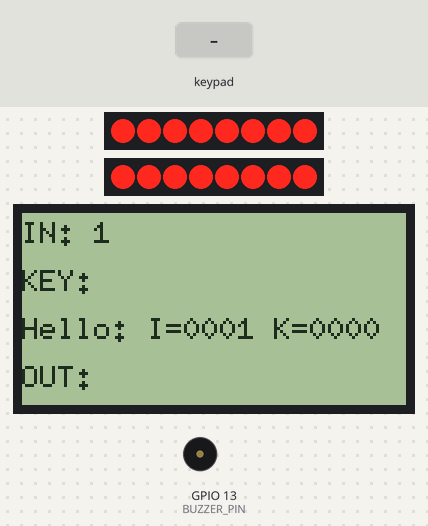
This program was run on a simulated ESP32. Parts: 2 × 8 port-expander outputs drawn as a row of LEDs (first output left, lit = HIGH), 128×64 one-colour display, buzzer (waves = sounding). Wiring (inferred from the names in the program): 4×4 keypad with keys 1 2 3 A 4 5 6 B 7 8 9 C * 0 # D (labels assumed): rows GPIO 14, GPIO 25, GPIO 26, GPIO 27; columns GPIO 36, GPIO 39, GPIO 34, GPIO 35; PCF8574 port expander at I2C address 0x20; PCF8574 port expander at I2C address 0x21. Wiring (inferred from the signals the program sends): 2 × row of LEDs: on Q0, Q1, Q2, Q3, Q4, Q5, Q6, Q7 / on Q0, Q1, Q2, Q3, Q4, Q5, Q6, Q7. The test bench sets the inputs (shaded band). What the program prints to the serial monitor is not drawn.

Above: at 5.3 s.
5.4 s: key '1' pressed
At 6.8 s:
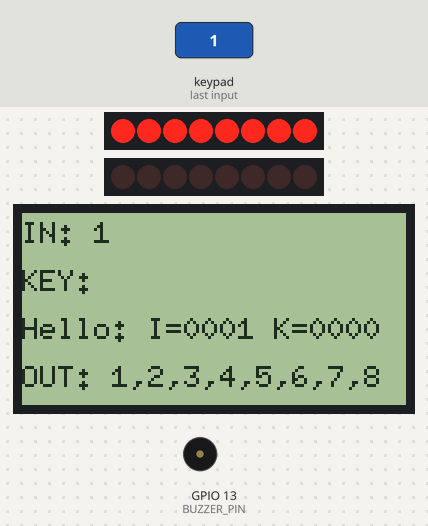
7.2 s: keypad keys 1 2 3 4 pressed 0.4 s apart
At 7.36 s:
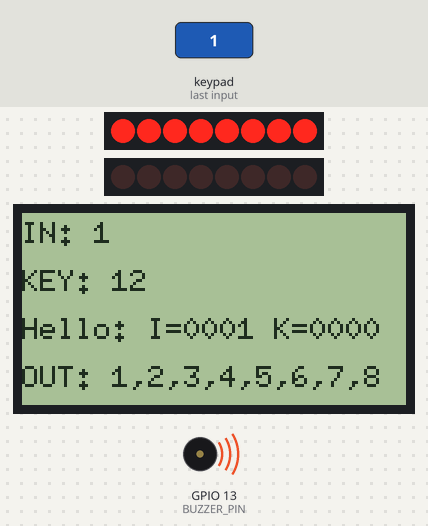
10.3 s: key '2' pressed
At 10.56 s:
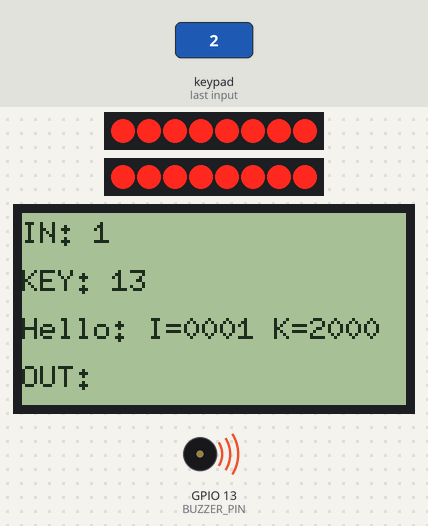
12.0 s: keypad keys 1 2 3 4 # pressed 0.4 s apart
At 12.41 s:
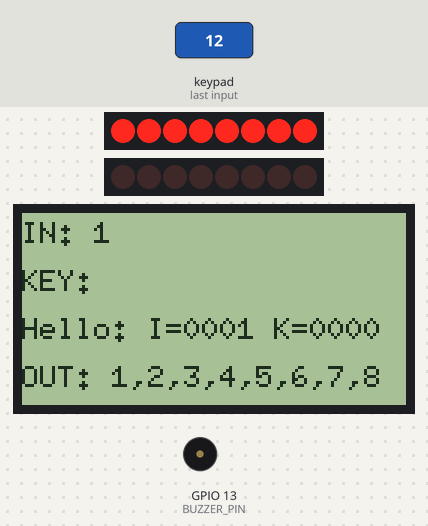
15.5 s: key '3' pressed
At 15.66 s:
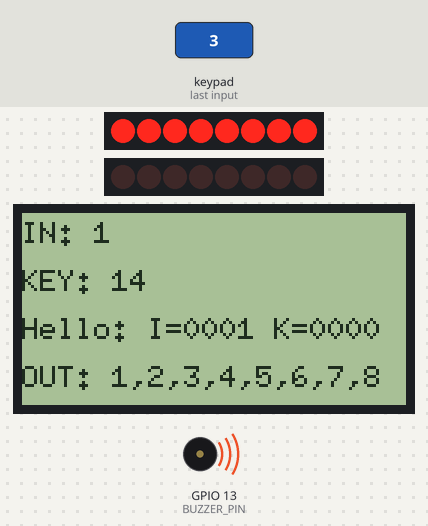
17.3 s: key '4' pressed
At 17.46 s:
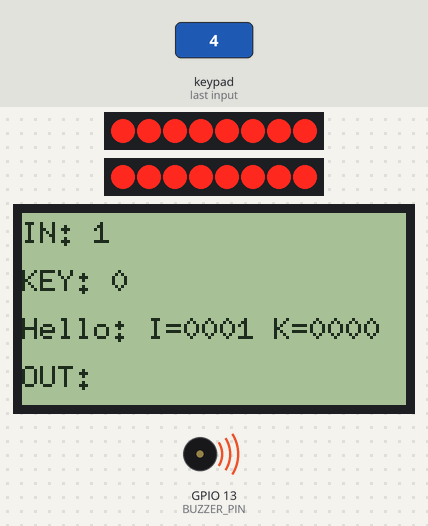
Timing chart, 0 to 20.1 s (numbered marks = the images above; inputs shaded):
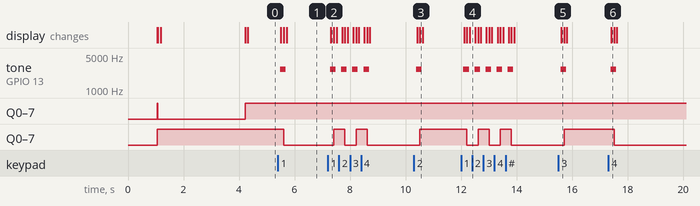

Measured:
- after the input at 5.4 s, tone on GPIO 13 (BUZZER_PIN): silent → 2700 Hz after 0.08 s, → silent 0.20 s later; Q0–7: HIGH → LOW after 0.21 s; the display: first changes after 0.11 s (image 1 shows a later state)
- after the input at 7.2 s, tone on GPIO 13 (BUZZER_PIN): alternates 2700 Hz for 0.20 s and silent for 0.20 s, 8 changes in all, then stays silent, starting after 0.08 s; Q0–7: alternates HIGH for 0.40 s and LOW for 0.40 s, 4 changes in all, then stays LOW, starting after 0.21 s; the display: changes after 0.11 s (image 2)
- after the input at 10.3 s, tone on GPIO 13 (BUZZER_PIN): silent → 2700 Hz after 0.08 s, → silent 0.20 s later; Q0–7: LOW → HIGH after 0.21 s; the display: first changes after 0.11 s (image 3 shows a later state)
- after the input at 12.0 s, tone on GPIO 13 (BUZZER_PIN): alternates 2700 Hz for 0.20 s and silent for 0.20 s, 10 changes in all, then stays silent, starting after 0.08 s; Q0–7: alternates HIGH for 0.40 s and LOW for 0.40 s, 5 changes in all, then stays LOW, starting after 0.21 s; the display: first changes after 0.11 s (image 4 shows a later state)
- after the input at 15.5 s, tone on GPIO 13 (BUZZER_PIN): silent → 2700 Hz after 0.08 s, → silent 0.20 s later; Q0–7: LOW → HIGH after 0.21 s; the display: changes after 0.11 s (image 5)
- after the input at 17.3 s, tone on GPIO 13 (BUZZER_PIN): silent → 2700 Hz after 0.08 s, → silent 0.20 s later; Q0–7: HIGH → LOW after 0.21 s; the display: changes after 0.11 s (image 6)

The program:

main.cpp
```cpp
#include <Arduino.h>
#include <freertos/FreeRTOS.h>
#include <freertos/task.h>
#include "TC9555_driver.h"
#include "LCD_driver.h"
#include "buzzer_control.h"
#include "keyboard_matrix.h"
#include "shared_buffers.h"
#include "InputTask.h"
#include "KeyboardTask.h"
#include "UserTask.h"
#include "LCDTask.h"

// ==============================================================
// Setup and Loop
// ==============================================================
void setup() {
    Serial.begin(115200);
    delay(1000);

    Serial.println("Initializing SmartPump FreeRTOS Template...");

    // Initialize hardware
    TC9555_init();
    LCD_init();
    buzzer_init();
    keyboard_init();
    buffers_init();

    Serial.println("Hardware initialized.");

    // Create FreeRTOS tasks
    // InputTask: Highest priority (3)
    xTaskCreatePinnedToCore(
        InputTask,           // Task function
        "InputTask",         // Task name
        2048,                // Stack size
        NULL,                // Parameters
        3,                   // Priority (highest)
        &inputTaskHandle,    // Task handle
        0                    // Core 0
    );

    // KeyboardTask: High priority (2)
    xTaskCreatePinnedToCore(
        KeyboardTask,
        "KeyboardTask",
        2048,
        NULL,
        2,                   // Priority
        &keyboardTaskHandle,
        0
    );

    // UserTask: Medium priority (1)
    xTaskCreatePinnedToCore(
        UserTask,
        "UserTask",
        2048,
        NULL,
        1,                   // Priority
        &userTaskHandle,
        1                    // Core 1
    );

    // LCDTask: Make LCD more responsive (priority 1)
    xTaskCreatePinnedToCore(
        LCDTask,
        "LCDTask",
        2048,
        NULL,
        1,                   // Priority (match UserTask)
        &lcdTaskHandle,
        1                    // Core 1
    );

    Serial.println("FreeRTOS tasks created. Scheduler starting...");
}

void loop() {
    // FreeRTOS scheduler handles everything
    vTaskDelay(pdMS_TO_TICKS(1000));
}
```

InputTask.h
```cpp
#ifndef INPUT_TASK_H
#define INPUT_TASK_H

#include <freertos/FreeRTOS.h>
#include <freertos/task.h>

extern TaskHandle_t inputTaskHandle;

void InputTask(void *pvParameters);

#endif // INPUT_TASK_H
```

KeyboardTask.h
```cpp
#ifndef KEYBOARD_TASK_H
#define KEYBOARD_TASK_H

#include <freertos/FreeRTOS.h>
#include <freertos/task.h>

extern TaskHandle_t keyboardTaskHandle;

void KeyboardTask(void *pvParameters);

#endif // KEYBOARD_TASK_H
```

UserTask.h
```cpp
#ifndef USER_TASK_H
#define USER_TASK_H

#include <freertos/FreeRTOS.h>
#include <freertos/task.h>

extern TaskHandle_t userTaskHandle;

void UserTask(void *pvParameters);

#endif // USER_TASK_H
```

buzzer_control.h
```cpp
#ifndef BUZZER_CONTROL_H
#define BUZZER_CONTROL_H

#include <stdint.h>

// Buzzer configuration
#define BUZZER_PIN     13
#define BUZZER_FREQ    2700  // 2.7kHz
#define BUZZER_DUTY    50    // 50% duty cycle
#define BUZZER_CHANNEL 0     // PWM channel

// Function declarations
void buzzer_init();
void buzzer_on(uint32_t duration_ms);
void buzzer_off();
void buzzer_update();  // Call periodically to handle timeout

#endif // BUZZER_CONTROL_H
```

keyboard_matrix.h
```cpp
#ifndef KEYBOARD_MATRIX_H
#define KEYBOARD_MATRIX_H

#include <stdint.h>

// Keyboard matrix configuration
#define KB_ROWS 4
#define KB_COLS 4

// Row output pins (KB out1-4)
#define KB_OUT1 25
#define KB_OUT2 26
#define KB_OUT3 27
#define KB_OUT4 14

// Column input pins (KB in1-4)
#define KB_IN1  36  // SENSOR_VP
#define KB_IN2  39  // SENSOR_VN
#define KB_IN3  34
#define KB_IN4  35

// Function declarations
void keyboard_init();
uint16_t keyboard_scan();  // Returns bitmask of pressed keys (16 keys)
void keyboard_activate_row(uint8_t row);
void keyboard_deactivate_all();
uint8_t keyboard_read_cols();

#endif // KEYBOARD_MATRIX_H
```

shared_buffers.h
```cpp
#ifndef SHARED_BUFFERS_H
#define SHARED_BUFFERS_H

#include <stdint.h>
#include <freertos/FreeRTOS.h>
#include <freertos/semphr.h>

// Input/Output buffer structure
typedef struct {
    uint16_t active_inputs;   // Bitmask of active inputs (1-16)
    uint16_t active_outputs;  // Bitmask of active outputs (1-16)
    uint16_t active_keys;     // Bitmask of pressed keys (0-15)
    TickType_t last_update;
} BufferData;

// LCD message buffer
typedef struct {
    char message[80];         // User message for LCD line 3
    SemaphoreHandle_t mutex;  // Mutex for thread-safe access
} LCDMessageBuffer;

// Global shared buffers
extern BufferData input_buffer;
extern BufferData output_buffer;
extern BufferData keyboard_buffer;
extern LCDMessageBuffer lcd_message_buffer;

// Synchronization primitives
extern SemaphoreHandle_t input_mutex;
extern SemaphoreHandle_t output_mutex;
extern SemaphoreHandle_t keyboard_mutex;

// Function declarations
void buffers_init();
void input_buffer_update(uint16_t inputs);
void output_buffer_update(uint16_t outputs);
void keyboard_buffer_update(uint16_t keys);
void lcd_message_set(const char* message);
char* lcd_message_get();

#endif // SHARED_BUFFERS_H
```

InputTask.cpp
```cpp
#include "InputTask.h"
#include "TC9555_driver.h"
#include "shared_buffers.h"

TaskHandle_t inputTaskHandle = NULL;

// Debouncing buffer
static uint16_t input_reads[4] = {0};
static uint8_t input_read_idx = 0;

// ==============================================================
// InputTask - Highest Priority (Priority 3)
// Reads TC9555_IN inputs every 10ms with 4-cycle debouncing
// ==============================================================
void InputTask(void *pvParameters) {
    TickType_t xLastWakeTime = xTaskGetTickCount();
    const TickType_t xFrequency = pdMS_TO_TICKS(10);

    for (;;) {
        vTaskDelayUntil(&xLastWakeTime, xFrequency);

        // Read inputs
        uint16_t current_inputs = TC9555_read_inputs();
        input_reads[input_read_idx] = current_inputs;
        input_read_idx = (input_read_idx + 1) % 4;

        // Check if 3 out of 4 reads are the same (debouncing)
        uint8_t match_count = 0;
        for (int i = 0; i < 4; i++) {
            if (input_reads[i] == current_inputs) {
                match_count++;
            }
        }

        // If at least 3 reads match, update the stable input buffer
        if (match_count >= 3) {
            input_buffer_update(current_inputs);
        }
    }
}
```

KeyboardTask.cpp
```cpp
#include "KeyboardTask.h"
#include "keyboard_matrix.h"
#include "buzzer_control.h"
#include "shared_buffers.h"

TaskHandle_t keyboardTaskHandle = NULL;

// Debouncing buffer
static uint16_t keyboard_reads[5] = {0};
static uint8_t keyboard_read_idx = 0;

// ==============================================================
// KeyboardTask - High Priority (Priority 2)
// Scans 4x4 keyboard matrix every 20ms with 5-cycle debouncing
// Triggers 200ms buzzer on key press
// ==============================================================
void KeyboardTask(void *pvParameters) {
    TickType_t xLastWakeTime = xTaskGetTickCount();
    const TickType_t xFrequency = pdMS_TO_TICKS(20);

    for (;;) {
        vTaskDelayUntil(&xLastWakeTime, xFrequency);

        // Scan keyboard
        uint16_t current_keys = keyboard_scan();
        keyboard_reads[keyboard_read_idx] = current_keys;
        keyboard_read_idx = (keyboard_read_idx + 1) % 5;

        // Check if 5 reads are the same (5-cycle debouncing)
        uint8_t match_count = 0;
        for (int i = 0; i < 5; i++) {
            if (keyboard_reads[i] == current_keys) {
                match_count++;
            }
        }

        // If all 5 reads match, update the stable keyboard buffer
        if (match_count == 5) {
            static uint16_t last_keys = 0;

            // Detect new key presses (transition from 0 to 1)
            uint16_t new_presses = current_keys & ~last_keys;

            if (new_presses != 0) {
                // A key was pressed - activate buzzer for 200ms
                buzzer_on(200);
            }

            keyboard_buffer_update(current_keys);
            last_keys = current_keys;
        }

        // Update buzzer timeout
        buzzer_update();
    }
}
```

UserTask.cpp
```cpp
#include "UserTask.h"
#include "shared_buffers.h"
#include "TC9555_driver.h"

TaskHandle_t userTaskHandle = NULL;

// ==============================================================
// UserTask - Medium Priority (Priority 1)
// Runs every 100ms
// Manages output control and formats message for LCD
// ==============================================================
void UserTask(void *pvParameters) {
    TickType_t xLastWakeTime = xTaskGetTickCount();
    const TickType_t xFrequency = pdMS_TO_TICKS(100);

    uint16_t current_outputs = 0;

    for (;;) {
        vTaskDelayUntil(&xLastWakeTime, xFrequency);

        // Read current input and keyboard states
        uint16_t current_inputs = input_buffer.active_inputs;
        uint16_t current_keys = keyboard_buffer.active_keys;

        // Format message with hex values
        char message[80];
        snprintf(message, sizeof(message), "Hello: I=%04X K=%04X",
                 current_inputs, current_keys);
        lcd_message_set(message);

        // Handle output toggle on key press
        static uint16_t last_keys = 0;
        uint16_t new_presses = current_keys & ~last_keys;

        if (new_presses != 0) {
            // Toggle all outputs
            current_outputs = (current_outputs == 0) ? 0xFFFF : 0x0000;
            output_buffer_update(current_outputs);
            TC9555_write_outputs(current_outputs);
        }

        last_keys = current_keys;
    }
}
```

buzzer_control.cpp
```cpp
#include "buzzer_control.h"
#include <Arduino.h>

static uint32_t buzzer_off_time = 0;
static bool buzzer_active = false;

void buzzer_init() {
    pinMode(BUZZER_PIN, OUTPUT);
    digitalWrite(BUZZER_PIN, LOW);
    ledcSetup(BUZZER_CHANNEL, BUZZER_FREQ, 8);  // 8-bit resolution
    ledcAttachPin(BUZZER_PIN, BUZZER_CHANNEL);
    ledcWrite(BUZZER_CHANNEL, 0);
}

void buzzer_on(uint32_t duration_ms) {
    buzzer_active = true;
    buzzer_off_time = millis() + duration_ms;
    ledcWrite(BUZZER_CHANNEL, (255 * BUZZER_DUTY) / 100);  // Set duty cycle
}

void buzzer_off() {
    buzzer_active = false;
    ledcWrite(BUZZER_CHANNEL, 0);
}

void buzzer_update() {
    if (buzzer_active && millis() >= buzzer_off_time) {
        buzzer_off();
    }
}
```

keyboard_matrix.cpp
```cpp
#include "keyboard_matrix.h"
#include <Arduino.h>

const uint8_t row_pins[KB_ROWS] = {KB_OUT1, KB_OUT2, KB_OUT3, KB_OUT4};
const uint8_t col_pins[KB_COLS] = {KB_IN1, KB_IN2, KB_IN3, KB_IN4};

void keyboard_init() {
    for (int i = 0; i < KB_ROWS; i++) {
        pinMode(row_pins[i], OUTPUT);
        digitalWrite(row_pins[i], LOW);
    }

    for (int i = 0; i < KB_COLS; i++) {
        pinMode(col_pins[i], INPUT_PULLDOWN);
    }
}

void keyboard_activate_row(uint8_t row) {
    if (row < KB_ROWS) {
        digitalWrite(row_pins[row], HIGH);
    }
}

void keyboard_deactivate_all() {
    for (int i = 0; i < KB_ROWS; i++) {
        digitalWrite(row_pins[i], LOW);
    }
}

uint8_t keyboard_read_cols() {
    uint8_t col_state = 0;
    for (int i = 0; i < KB_COLS; i++) {
        if (digitalRead(col_pins[i]) == HIGH) {
            col_state |= (1 << i);
        }
    }
    return col_state;
}

uint16_t keyboard_scan() {
    uint16_t keys = 0;

    for (uint8_t row = 0; row < KB_ROWS; row++) {
        keyboard_deactivate_all();
        keyboard_activate_row(row);
        delayMicroseconds(100);  // Allow signals to settle

        uint8_t cols = keyboard_read_cols();
        for (uint8_t col = 0; col < KB_COLS; col++) {
            if (cols & (1 << col)) {
                uint8_t key_num = row * KB_COLS + col;
                keys |= (1 << key_num);
            }
        }
    }

    keyboard_deactivate_all();
    return keys;
}
```

shared_buffers.cpp
```cpp
#include "shared_buffers.h"
#include <string.h>

// Global buffers
BufferData input_buffer = {0};
BufferData output_buffer = {0};
BufferData keyboard_buffer = {0};
LCDMessageBuffer lcd_message_buffer = {0};

// Synchronization primitives
SemaphoreHandle_t input_mutex = NULL;
SemaphoreHandle_t output_mutex = NULL;
SemaphoreHandle_t keyboard_mutex = NULL;

void buffers_init() {
    input_mutex = xSemaphoreCreateMutex();
    output_mutex = xSemaphoreCreateMutex();
    keyboard_mutex = xSemaphoreCreateMutex();
    lcd_message_buffer.mutex = xSemaphoreCreateMutex();
}

void input_buffer_update(uint16_t inputs) {
    if (xSemaphoreTake(input_mutex, pdMS_TO_TICKS(10)) == pdTRUE) {
        input_buffer.active_inputs = inputs;
        input_buffer.last_update = xTaskGetTickCount();
        xSemaphoreGive(input_mutex);
    }
}

void output_buffer_update(uint16_t outputs) {
    if (xSemaphoreTake(output_mutex, pdMS_TO_TICKS(10)) == pdTRUE) {
        output_buffer.active_outputs = outputs;
        output_buffer.last_update = xTaskGetTickCount();
        xSemaphoreGive(output_mutex);
    }
}

void keyboard_buffer_update(uint16_t keys) {
    if (xSemaphoreTake(keyboard_mutex, pdMS_TO_TICKS(10)) == pdTRUE) {
        keyboard_buffer.active_keys = keys;
        keyboard_buffer.last_update = xTaskGetTickCount();
        xSemaphoreGive(keyboard_mutex);
    }
}

void lcd_message_set(const char* message) {
    if (xSemaphoreTake(lcd_message_buffer.mutex, pdMS_TO_TICKS(10)) == pdTRUE) {
        strncpy(lcd_message_buffer.message, message, sizeof(lcd_message_buffer.message) - 1);
        lcd_message_buffer.message[sizeof(lcd_message_buffer.message) - 1] = '\0';
        xSemaphoreGive(lcd_message_buffer.mutex);
    }
}

char* lcd_message_get() {
    static char temp_buffer[80];
    if (xSemaphoreTake(lcd_message_buffer.mutex, pdMS_TO_TICKS(10)) == pdTRUE) {
        strncpy(temp_buffer, lcd_message_buffer.message, sizeof(temp_buffer) - 1);
        xSemaphoreGive(lcd_message_buffer.mutex);
    }
    return temp_buffer;
}
```

LCDTask.h
```cpp
#ifndef LCD_TASK_H
#define LCD_TASK_H

#include <freertos/FreeRTOS.h>
#include <freertos/task.h>

extern TaskHandle_t lcdTaskHandle;

void LCDTask(void *pvParameters);

#endif // LCD_TASK_H
```

LCD_driver.h
```cpp
#ifndef LCD_DRIVER_H
#define LCD_DRIVER_H

#include <U8g2lib.h>

// LCD SPI pins for ST7920 (fixed pinout)
#define LCD_MOSI   23  // MOSI for LCD SPI
#define LCD_CLK    18  // CLK for LCD SPI
#define LCD_CS     5   // CS for LCD SPI
#define LCD_BL     17  // Backlight control (active high)

// LCD dimensions
#define LCD_WIDTH  128
#define LCD_HEIGHT 64
#define LCD_LINES  4

// Function declarations
void LCD_init();
void LCD_clear();
void LCD_draw_line(uint8_t line_num, const char* text);
void LCD_display();
void LCD_backlight_on();
void LCD_backlight_off();

// Get the U8G2 object for direct drawing if needed (software SPI)
U8G2_ST7920_128X64_F_SW_SPI* LCD_get_u8g2();

#endif // LCD_DRIVER_H
```

TC9555_driver.h
```cpp
#ifndef TC9555_DRIVER_H
#define TC9555_DRIVER_H

#include <stdint.h>
#include <Wire.h>

// I2C addresses
#define TC9555_IN_ADDR 0x20
#define TC9555_OUT_ADDR 0x21

// IO expander pins
typedef struct {
    uint8_t port;  // Port number (0-4)
    uint8_t pin;   // Pin in port (0-7)
} IOPin;

// Input mappings (TC9555_IN)
extern const IOPin input_pins[16];  // inputs 1-16, indexed 0-15

// Output mappings (TC9555_OUT)
extern const IOPin output_pins[16]; // outputs 1-16, indexed 0-15

// Function declarations
void TC9555_init();
uint16_t TC9555_read_inputs();
void TC9555_write_outputs(uint16_t outputs);
uint8_t TC9555_read_port(uint8_t addr, uint8_t port);
void TC9555_write_port(uint8_t addr, uint8_t port, uint8_t value);

#endif // TC9555_DRIVER_H
```

LCD_driver.cpp
```cpp
#include "LCD_driver.h"
#include <Arduino.h>
#include <string.h>
#include <SPI.h>

// ST7920 128x64 display connected via software SPI
// U8G2_ST7920_128X64_F_SW_SPI(rotation, clock, data, cs, reset)
// Constructor parameters: rotation, CLK pin, MOSI pin, CS pin, RST pin
static U8G2_ST7920_128X64_F_SW_SPI u8g2(U8G2_R0, LCD_CLK, LCD_MOSI, LCD_CS, U8X8_PIN_NONE);
static char lcd_lines[4][21] = {0};  // 4 lines, 20 chars max each

void LCD_init() {
    // Initialize SW-SPI pins and backlight pin
    pinMode(LCD_CS, OUTPUT);
    pinMode(LCD_CLK, OUTPUT);
    pinMode(LCD_MOSI, OUTPUT);
    pinMode(LCD_BL, OUTPUT);

    // Set initial states (CS high, clock/data low, backlight off)
    digitalWrite(LCD_CS, HIGH);
    digitalWrite(LCD_CLK, LOW);
    digitalWrite(LCD_MOSI, LOW);
    digitalWrite(LCD_BL, LOW);

    // Initialize U8G2 with software SPI
    u8g2.begin();

    // Configure display settings
    u8g2.setFont(u8g2_font_6x10_tf);
    u8g2.setFontDirection(0);
    u8g2.setDrawColor(1);

    // Clear display
    u8g2.clearBuffer();
    u8g2.sendBuffer();

    // Turn on backlight
    digitalWrite(LCD_BL, HIGH);
    delay(100);

    // Display initialization message
    u8g2.clearBuffer();
    u8g2.drawStr(0, 10, "ST7920 Ready");
    u8g2.drawStr(0, 26, "LCD Active");
    u8g2.sendBuffer();
    delay(3000);
}

void LCD_clear() {
    u8g2.clearBuffer();
    for (int i = 0; i < 4; i++) {
        memset(lcd_lines[i], 0, sizeof(lcd_lines[i]));
    }
}

void LCD_draw_line(uint8_t line_num, const char* text) {
    if (line_num >= 4) return;
    if (text == NULL) return;

    strncpy(lcd_lines[line_num], text, 20);
    lcd_lines[line_num][20] = '\0';
}

void LCD_display() {
    u8g2.clearBuffer();

    // Draw 4 lines with 16-pixel vertical spacing
    // Y position: 10 is baseline for first line, then increment by 16 for each line
    for (int i = 0; i < 4; i++) {
        u8g2.drawStr(0, 10 + (i * 16), lcd_lines[i]);
    }

    u8g2.sendBuffer();
}

void LCD_backlight_on() {
    digitalWrite(LCD_BL, HIGH);
}

void LCD_backlight_off() {
    digitalWrite(LCD_BL, LOW);
}

// Return pointer to the u8g2 instance for advanced drawing if needed
U8G2_ST7920_128X64_F_SW_SPI* LCD_get_u8g2() {
    return &u8g2;
}
```

Source omitted: LCDTask.cpp (4421 bytes), TC9555_driver.cpp (2589 bytes)
